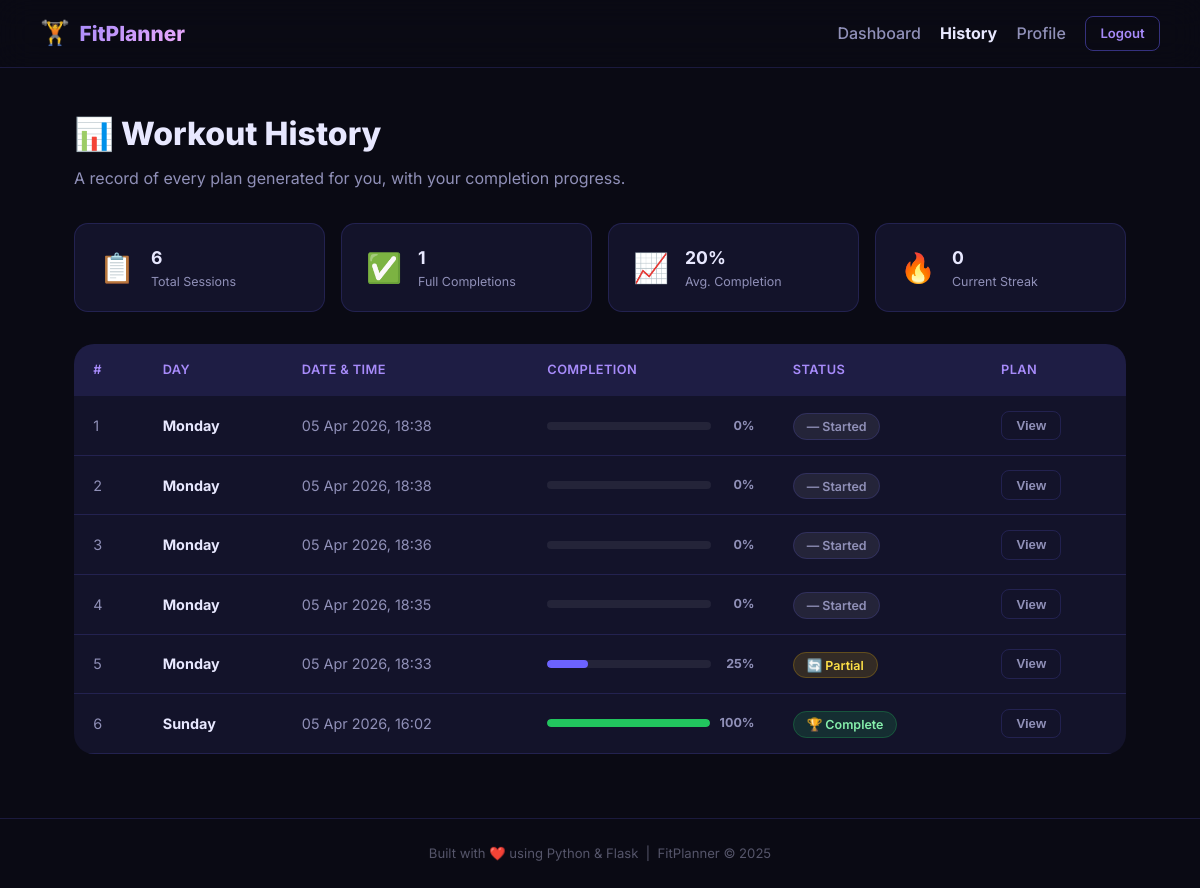
Screenshot of /history (signed in) with the database file from the repository.
### models.py (models this page shows, shortened)
class WorkoutLog(db.Model):
    __tablename__ = "workout_logs"
    id         = db.Column(db.Integer, primary_key=True)
    user_id    = db.Column(db.Integer, db.ForeignKey("users.id"), nullable=False)
    day_name   = db.Column(db.String(20))
    plan_text  = db.Column(db.Text)
    sent_at    = db.Column(db.DateTime, default=datetime.utcnow)
    email_sent = db.Column(db.Boolean, default=False)
    log_date       = db.Column(db.Date, default=dt.date.today)
    completion_pct = db.Column(db.Integer, default=0)
    exercises = db.relationship(
        "ExerciseProgress", backref="log",
        lazy=True, cascade="all, delete-orphan"
    )

### routes.py (the view)
@bp.route("/history")
@login_required
def history():
    user = current_user()
    logs = (WorkoutLog.query
            .filter_by(user_id=user.id)
            .order_by(WorkoutLog.sent_at.desc())
            .all())
    return render_template("history.html", user=user, logs=logs)

### routes.py (called while the page is built)
def current_user():
    uid = session.get("user_id")
    if uid:
        return User.query.get(uid)
    return None

def login_required(f):
    from functools import wraps
    @wraps(f)
    def decorated(*args, **kwargs):
        if not session.get("user_id"):
            flash("Please log in to access that page.", "warning")
            return redirect(url_for("main.login"))
        return f(*args, **kwargs)
    return decorated

### templates/history.html (shortened to what this page needs)
{% extends "base.html" %}
{% block content %}
<div class="page-container">
  <div class="page-header">
    <h1>📊 Workout History</h1>
    <p>A record of every plan generated for you, with your completion progress.</p>
  </div>
  {% if not logs %}
    <div class="empty-state">
      <div class="empty-icon">📭</div>
      <h3>No history yet</h3>
      <p>Your workout logs will appear here once you start tracking on the dashboard.</p>
      <a href="{{ url_for('main.dashboard') }}" class="btn btn-primary">Go to Dashboard →</a>
    </div>
  {% else %}
  {% set total_logs = logs|length %}
  {% set full_completions = logs|selectattr('completion_pct', 'equalto', 100)|list|length %}
  {% set avg_pct = ((logs|sum(attribute='completion_pct')) / total_logs)|int if total_logs else 0 %}
  <div class="stats-row" style="margin-bottom:2rem;">
    <div class="stat-card">
      <div class="stat-icon">📋</div>
      <div class="stat-info">
        <span class="stat-value">{{ total_logs }}</span>
        <span class="stat-label">Total Sessions</span>
      </div>
    </div>
    <div class="stat-card">
      <div class="stat-icon">✅</div>
      <div class="stat-info">
        <span class="stat-value">{{ full_completions }}</span>
        <span class="stat-label">Full Completions</span>
      </div>
    </div>
    <div class="stat-card">
      <div class="stat-icon">📈</div>
      <div class="stat-info">
        <span class="stat-value">{{ avg_pct }}%</span>
        <span class="stat-label">Avg. Completion</span>
      </div>
    </div>
    <div class="stat-card">
      <div class="stat-icon">🔥</div>
      <div class="stat-info">
        <span class="stat-value">
          {% set streak = namespace(count=0, broken=false) %}
          {% for log in logs %}
            {% if not streak.broken and log.completion_pct == 100 %}
              {% set streak.count = streak.count + 1 %}
            {% else %}
              {% set streak.broken = true %}
            {% endif %}
          {% endfor %}
          {{ streak.count }}
        </span>
        <span class="stat-label">Current Streak</span>
      </div>
    </div>
  </div>
    <div class="history-table-wrapper">
      <table class="history-table">
        <thead>
          <tr>
            <th>#</th>
            <th>Day</th>
            <th>Date &amp; Time</th>
            <th>Completion</th>
            <th>Status</th>
            <th>Plan</th>
          </tr>
        </thead>
        <tbody>
          {% for log in logs %}
          <tr>
            <td class="text-muted">{{ loop.index }}</td>
            <td><strong>{{ log.day_name }}</strong></td>
            <td class="text-muted">{{ log.sent_at.strftime('%d %b %Y, %H:%M') }}</td>
            <td>
              <div class="hist-progress-wrap">
                <div class="hist-progress-track">
                  <div class="hist-progress-fill"
                       style="width:{{ log.completion_pct }}%;
                              background:{% if log.completion_pct == 100 %}var(--green){% elif log.completion_pct > 0 %}var(--purple){% else %}var(--text-muted){% endif %}">
                  </div>
                </div>
                <span class="hist-pct">{{ log.completion_pct }}%</span>
              </div>
            </td>
            <td>
              {% if log.completion_pct == 100 %}
                <span class="badge badge-green">🏆 Complete</span>
              {% elif log.completion_pct > 0 %}
                <span class="badge badge-yellow">🔄 Partial</span>
              {% elif log.email_sent %}
                <span class="badge badge-cyan">📧 Emailed</span>
              {% else %}
                <span class="badge badge-gray">— Started</span>
              {% endif %}
            </td>
            <td>
              <button class="btn btn-ghost btn-sm"
                      onclick="togglePlan({{ loop.index }})">
                View
              </button>
            </td>
          </tr>
          {% endfor %}
        </tbody>
      </table>
    </div>
  {% endif %}
</div>
{% endblock %}

### static/css/style.css (style rules this page uses)
:root { --bg-base: #0a0a14; --bg-card: #13132a; --bg-card2: #1a1a35; --bg-hover: #202040; --purple: #6c63ff; --purple-light: #a78bfa; --pink: #e040fb; --pink-light: #f0abfc; --cyan: #06b6d4; --cyan-light: #67e8f9; --green: #22c55e; --red: #ef4444; --yellow: #eab308; --text-primary: #e8e8ff; --text-secondary:#9090b8; --text-muted: #55556a; --border: rgba(108,99,255,.18); --border-hover: rgba(108,99,255,.45); --radius-sm: 8px; --radius-md: 14px; --radius-lg: 20px; --radius-xl: 28px; --shadow-card: 0 4px 24px rgba(0,0,0,.45); --shadow-glow: 0 0 40px rgba(108,99,255,.2); --transition: all .22s ease; }
*, *::before, *::after { box-sizing: border-box; margin: 0; padding: 0; }
html { scroll-behavior: smooth; }
body { font-family: 'Inter', system-ui, sans-serif; background: var(--bg-base); color: var(--text-primary); line-height: 1.6; min-height: 100vh; display: flex; flex-direction: column; overflow-x: hidden; }
.text-muted { color: var(--text-secondary); }
.btn { display: inline-flex; align-items: center; gap: .45rem; padding: .65rem 1.4rem; border-radius: var(--radius-sm); font-size: .92rem; font-weight: 600; cursor: pointer; border: none; transition: var(--transition); text-decoration: none; white-space: nowrap; }
.btn-ghost { background: transparent; color: var(--text-secondary); border: 1px solid var(--border); }
.btn-sm { padding: .4rem .9rem; font-size: .82rem; }
.page-container { max-width: 1100px; margin: 0 auto; padding: 2.5rem 1.5rem 4rem; }
.page-header { margin-bottom: 2rem; }
.page-header h1 { font-size: 2rem; font-weight: 800; margin-bottom: .4rem; }
.page-header p { color: var(--text-secondary); }
.stats-row { display: grid; grid-template-columns: repeat(auto-fit, minmax(200px,1fr)); gap: 1rem; margin-bottom: 2rem; }
.stat-card { background: var(--bg-card); border: 1px solid var(--border); border-radius: var(--radius-md); padding: 1.2rem 1.5rem; display: flex; align-items: center; gap: 1rem; transition: var(--transition); }
.stat-icon { font-size: 1.8rem; }
.stat-info { display: flex; flex-direction: column; }
.stat-value { font-size: 1.1rem; font-weight: 700; }
.stat-label { font-size: .78rem; color: var(--text-secondary); }
.badge { padding: .3rem .8rem; border-radius: 999px; font-size: .78rem; font-weight: 600; }
.badge-gray { background: rgba(255,255,255,.07); color: var(--text-secondary); border: 1px solid var(--border); }
.badge-green { background: rgba( 34,197, 94,.15); color: #86efac; border: 1px solid rgba(34,197,94,.25); }
.history-table-wrapper { overflow-x: auto; }
.history-table { width: 100%; border-collapse: collapse; background: var(--bg-card); border-radius: var(--radius-lg); overflow: hidden; }
.history-table th { padding: 1rem 1.2rem; text-align: left; background: rgba(108,99,255,.12); font-size: .8rem; font-weight: 600; color: var(--purple-light); text-transform: uppercase; letter-spacing: .4px; }
.history-table td { padding: .9rem 1.2rem; border-bottom: 1px solid var(--border); font-size: .9rem; }
.hist-progress-wrap { display: flex; align-items: center; gap: .6rem; min-width: 130px; }
.hist-progress-track { flex: 1; height: 8px; background: rgba(255,255,255,.07); border-radius: 999px; overflow: hidden; }
.hist-progress-fill { height: 100%; border-radius: 999px; transition: width .4s ease; }
.hist-pct { font-size: .78rem; font-weight: 700; color: var(--text-secondary); min-width: 34px; text-align: right; }
.badge-yellow { background: rgba(234,179,8,.15); color: #fde047; border: 1px solid rgba(234,179,8,.25); }

### rows the page displays
WorkoutLog: day_name "Monday", sent_at "05 Apr 2026, 18:38", completion_pct "0", email_sent "— Started"
WorkoutLog: day_name "Monday", sent_at "05 Apr 2026, 18:38", completion_pct "0", email_sent "— Started"
WorkoutLog: day_name "Monday", sent_at "05 Apr 2026, 18:36", completion_pct "0", email_sent "— Started"
WorkoutLog: day_name "Monday", sent_at "05 Apr 2026, 18:35", completion_pct "0", email_sent "— Started"
WorkoutLog: day_name "Monday", sent_at "05 Apr 2026, 18:33", completion_pct "25", shows "🔄 Partial"
WorkoutLog: day_name "Sunday", sent_at "05 Apr 2026, 16:02", completion_pct "100", shows "🏆 Complete"

### other values shown
{{ total_logs }} "6"
{{ full_completions }} "1"
{{ avg_pct }} "20"
{{ streak.count }} "0"
